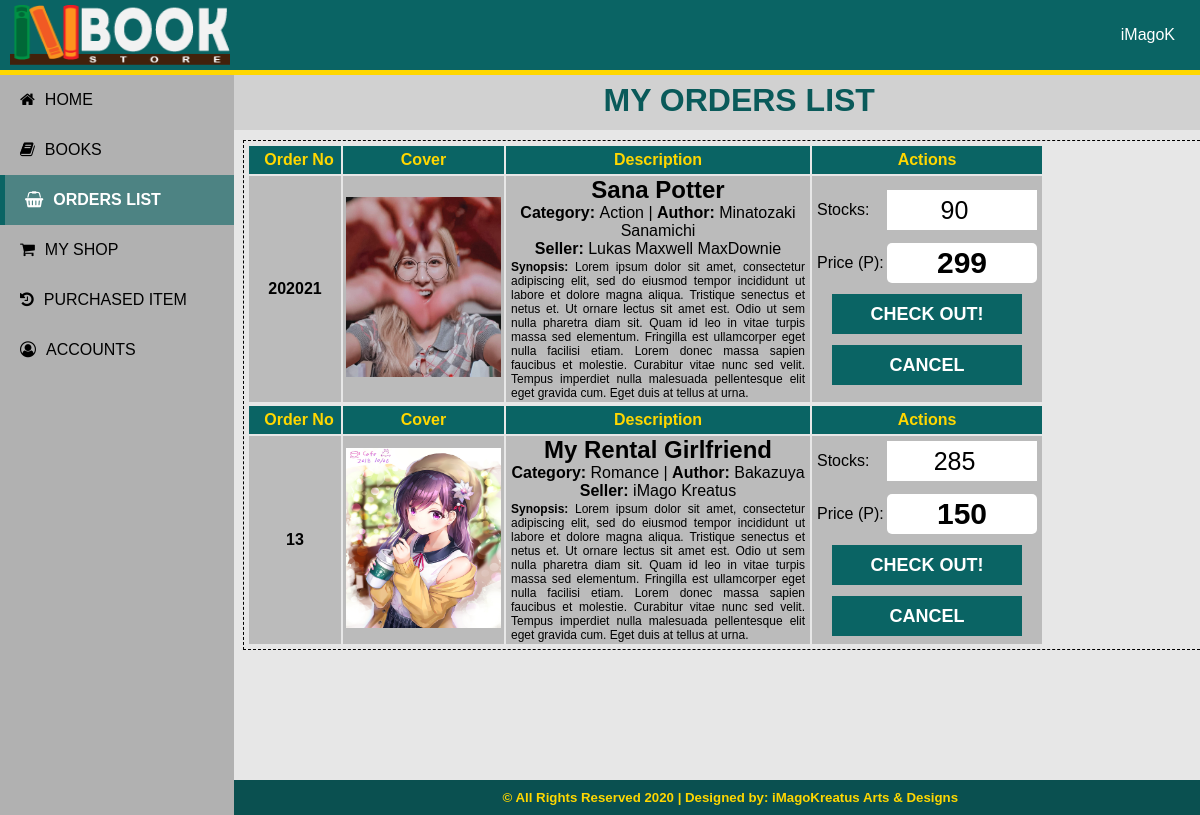
Page /users/orders.php (signed in) on the committed database.
### tables this page shows
CREATE TABLE `accounts` (
  `uid` int(11) NOT NULL,
  `first_name` varchar(50) NOT NULL,
  `last_name` varchar(50) NOT NULL,
  `address` varchar(150) NOT NULL,
  `contact` varchar(15) NOT NULL,
  `email` varchar(50) NOT NULL,
  `username` varchar(50) NOT NULL,
  `password` varchar(50) NOT NULL,
  `status` varchar(20) NOT NULL
);

CREATE TABLE `user_cart` (
  `uc_CartNo` int(11) NOT NULL,
  `uc_BIDN` int(15) NOT NULL,
  `uc_Seller` varchar(100) NOT NULL,
  `uc_Buyer` varchar(100) NOT NULL,
  `uc_Status` varchar(50) NOT NULL
);

CREATE TABLE `user_books` (
  `ub_BIDN` int(11) NOT NULL,
  `ub_Title` varchar(250) NOT NULL,
  `ub_Author` varchar(250) NOT NULL,
  `ub_Category` varchar(150) NOT NULL,
  `ub_Synopsis` text NOT NULL,
  `ub_Qty` int(20) NOT NULL,
  `ub_Price` int(20) NOT NULL,
  `ub_Status` varchar(50) NOT NULL,
  `ub_BCover` mediumblob NOT NULL,
  `ub_Seller` varchar(50) NOT NULL
);

CREATE TABLE `book_category` (
  `RefNo` int(11) NOT NULL,
  `Category` varchar(150) NOT NULL
);

### users/orders.php (the view, shortened to what this page needs)
<?php
 include("config.php");
 extract($_SESSION);
		  $stmt_edit = $DB_con->prepare('SELECT * FROM accounts WHERE username =:username');
		$stmt_edit->execute(array(':username'=>$username));
		$edit_row = $stmt_edit->fetch(PDO::FETCH_ASSOC);
		extract($edit_row);
		?>
<?php
	require_once("includes/dbconnect.php");
    $book = "SELECT * FROM user_cart as uc inner join user_books as b on uc.uc_BIDN=b.ub_BIDN inner join book_category as bc on b.ub_Category=bc.RefNo inner join accounts as a on uc.uc_Seller=a.username WHERE uc.uc_Buyer='$username' AND uc.uc_Status='PENDING' AND b.ub_STATUS='ON SALE' ORDER BY uc.uc_CartNo DESC";
    $result=mysqli_query($con,$book);
?>
<!DOCTYPE html>
<html lang="en">
<head>
    <link rel="stylesheet" href="includes/style.css">
    <link href="https://stackpath.bootstrapcdn.com/font-awesome/4.7.0/css/font-awesome.min.css" rel="stylesheet" />
</head>
<body id="order">
    <?php include 'navbar-header.php'; ?>
    <?php $page = 'orders'; include 'sidebar.php'; ?>
    <div class="order-content">
        <h1 style="text-align: center;padding-left:20px; background: #d1d1d1; line-height: 60px;color: rgb(10,90,90)">MY ORDERS LIST</h1>
        <div class="order-content-container">
            <div class="order-content-container-list">
                <ul>
                    <li>
                        <?php
                            while($rows = mysqli_fetch_array($result)) {
                                $ocIDN = $rows['uc_CartNo'];
                                $ocBIDN = $rows['ub_BIDN'];
                                $ocTitle = $rows['ub_Title'];
                                $ocGenre = $rows['Category'];
                                $ocAuthor = $rows['ub_Author'];
                                $ocSynop = $rows['ub_Synopsis'];
                                $ocQty = $rows['ub_Qty'];
                                $ocPrice = $rows['ub_Price'];
                                $ocCover = $rows['ub_BCover'];
                                $ocSeller = $rows['first_name'];
                                $ocLSeller = $rows['last_name'];
                        ?>
                            <?php include 'check_out.php'; ?>
                        <label>
                            <table>
                                <tr>
                                    <th style="width:80px; padding-left: 10px;">Order No</th>
                                    <th style="width:150px;">Cover</th>
                                    <th style="width:300px;">Description</th>
                                    <th style="width:100px;">Actions</th>
                                </tr>
                                <tr>
                                    <td class="bk-no" name="oIDN"><strong><?php echo $ocIDN ?></strong></td>
                                    <td class="bk-img"><img src="users/<?php echo $ocCover?>" alt="Avatar" style="width:155px; height:180px;"></td>
                                    <td class="bk-title">
                                        <p class="bk-title"><h2><?php echo $ocTitle ?></h2></p>
                                        <p class="bk-cate"><strong>Category: </strong><?php echo $ocGenre ?> | <strong>Author: </strong><?php echo $ocAuthor?></p>
                                        <p class="bk-author"><strong>Seller: </strong><?php echo $ocSeller." ".$ocLSeller ?></p>
                                        <p class="bk-desc"><strong>Synopsis: </strong><?php echo $ocSynop ?></p>
                                    </td>
                                    <td class="bk-action">
                                        <ul>
                                            <li class="bk-action-qty"><p>Stocks:</p><input type="number" min="1" max="<?php echo $ocQty ?>" onchange="calc();" id="qty" name="Quantity" value="<?php echo $ocQty ?>"></li>
                                            <li class="bk-action-price"><p>Price (P):</p><h1 id="price"><?php echo $ocPrice ?></h1></li>
                                            <li class="bk-action-btn"><button href="" onclick="document.getElementById('chOrder').style.display='block';document.getElementById('BIDN').value='<?php echo $ocBIDN ?>';document.getElementById('oprce').value='<?php echo $ocPrice ?>';document.getElementById('price').value='<?php echo $ocPrice ?>';document.getElementById('Qty').value='1';document.getElementById('Qty').max='<?php echo $ocQty ?>';document.getElementById('CartNo').value='<?php echo $ocIDN ?>';">CHECK OUT!</button></li>
                                            <li class="bk-action-btn"><button onclick="remove(<?php echo $ocIDN ?>)">CANCEL</button></li>
                                        </ul>
                                    </td>
                                    <?php
                                    }
                                ?>
                                </tr>
                            </table>
                        </label>
                    </li>
                </ul>
            </div>
        </div>
        <div class="footer">
            <div class="footer-content">
                <h5>© All Rights Reserved 2020 | Designed by: <strong>iMagoKreatus Arts & Designs</strong></h5>
            </div>
        </div>
    </div>
</body>
</html>

### users/navbar-header.php (shortened to what this page needs)
<div class="header">
	<ul style="box-sizing: border-box;">
    	<li style="display: inline-table;"><img src="../assets/banner-light.png" style=" padding:5px; height: 60px;width: 220px; padding-left: 10px;"></li>
    	<li style="display: inline-table; float: right;margin-right: 10px;line-height: 70px;"><a onclick="myProfile()" class="dropbtn"><?php echo $username?></a>
            </li>
   	</ul>
</div>

### users/includes/style.css (style rules this page uses)
* { margin: 0; padding: 0; font-family: Arial, Helvetica, sans-serif; }
.header { background: rgb(10,100,100); height: 70px; position: sticky; position: fixed; width: 100%; top: 0; z-index: 99; }
.header ul { box-sizing: border-box; }
#order { background-color: #e7e7e7; margin-top: 70px; }
#order .order-content { margin-left: 233px; width: 82.7%; height: 600px; }
.order-content .order-content-container { height: auto; min-height: 80vh; }
.order-content .order-content-container .order-content-container-list { padding: 10px; }
.order-content .order-content-container .order-content-container-list ul { list-style-type: none; text-align: center; }
.order-content .order-content-container .order-content-container-list ul li { height: auto; margin-bottom: 5px; border: 1px dashed black; padding: 3px; }
.order-content .order-content-container .order-content-container-list ul li .bk-desc { text-align: justify; font-size: 12px; padding: 2px 5px; }
.order-content .order-content-container .order-content-container-list ul li .bk-img { padding: 2px 3px; }
.order-content .order-content-container .order-content-container-list ul li table tr th { background: rgb(10,100,100); padding: 5px 2px; color: gold; }
.order-content .order-content-container .order-content-container-list ul li table tr { background: rgba(120,120,120,0.4); border-bottom: 1px solid #000; margin-bottom: 20px; }
.order-content .order-content-container .order-content-container-list .bk-action { text-align: center; }
.order-content .order-content-container .order-content-container-list .bk-action li { border: none; }
.order-content .order-content-container .order-content-container-list .bk-action .bk-action-qty { padding:5px; text-align: left; display: inline-flex; }
.order-content .order-content-container .order-content-container-list .bk-action .bk-action-qty p { line-height: 40px; width: 70px; }
.order-content .order-content-container .order-content-container-list .bk-action .bk-action-qty input[type=number] { font-size: 25px; width: 150px; border: none; text-align: center; outline: none; }
.order-content .order-content-container .order-content-container-list .bk-action .bk-action-price { text-align: left; display: inline-flex; }
.order-content .order-content-container .order-content-container-list .bk-action .bk-action-price p { line-height: 40px; width: 70px; }
.order-content .order-content-container .order-content-container-list .bk-action .bk-action-price h1 { background: white; width: 150px; line-height: 40px; text-align: center; font-size: 30px; border-radius: 5px; }
.order-content .order-content-container .order-content-container-list .bk-action .bk-action-btn button { border: none; background: rgb(10,100,100); color: #fff; width: 85%; font-size: large; font-weight: bold; text-transform: uppercase; line-height: 40px; cursor: pointer; }
.footer { text-align: center; }
.footer-content { width: 98.2%; padding: 10px; background: rgb(10,80,80); margin-top: 10px; color: gold; }

### users/navbar-header.php (style rules this page uses)
.header { background: rgb(10,100,100); height: 70px; position: sticky; position: fixed; width: 100%; top: 0; z-index: 99; border-bottom: 5px solid gold; }
.header ul li a { text-decoration: none; padding: 15px 15px; }
.dropbtn { color: white; cursor: pointer; }

### rows in the picture
accounts: username "iMagoK"
user_cart: uc_CartNo "202021", user_books.ub_BCover (picture), user_books.ub_Title "Sana Potter", book_category.Category "Action", user_books.ub_Author "Minatozaki Sanamichi", accounts.first_name "Lukas Maxwell", accounts.last_name "MaxDownie", user_books.ub_Synopsis "Lorem ipsum dolor sit amet, consectetur adipiscing elit, sed do eiusmod tempor incididunt ut labore et dolore magna aliqua. Tristique senectus et netus et. Ut ornare lectus sit amet est. Odio ut sem nulla pharetra diam sit. Quam id leo in vitae turpis massa sed elementum. Fringilla est ullamcorper eget nulla facilisi etiam. Lorem donec massa sapien faucibus et molestie. Curabitur vitae nunc sed velit. Tempus imperdiet nulla malesuada pellentesque elit eget gravida cum. Eget duis at tellus at urna.", Quantity "90", user_books.ub_Price "299"
user_cart: uc_CartNo "13", user_books.ub_BCover (picture), user_books.ub_Title "My Rental Girlfriend", book_category.Category "Romance", user_books.ub_Author "Bakazuya", accounts.first_name "iMago", accounts.last_name "Kreatus", user_books.ub_Synopsis "Lorem ipsum dolor sit amet, consectetur adipiscing elit, sed do eiusmod tempor incididunt ut labore et dolore magna aliqua. Tristique senectus et netus et. Ut ornare lectus sit amet est. Odio ut sem nulla pharetra diam sit. Quam id leo in vitae turpis massa sed elementum. Fringilla est ullamcorper eget nulla facilisi etiam. Lorem donec massa sapien faucibus et molestie. Curabitur vitae nunc sed velit. Tempus imperdiet nulla malesuada pellentesque elit eget gravida cum. Eget duis at tellus at urna.", Quantity "285", user_books.ub_Price "150"
